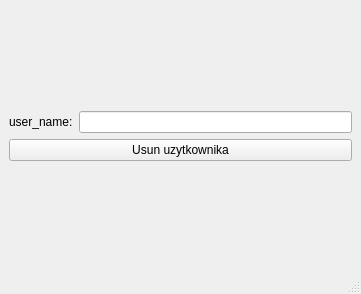
<?xml version="1.0" encoding="UTF-8"?>
<ui version="4.0">
 <class>MainWindow</class>
 <widget class="QMainWindow" name="MainWindow">
  <property name="geometry">
   <rect>
    <x>0</x>
    <y>0</y>
    <width>361</width>
    <height>294</height>
   </rect>
  </property>
  <property name="windowTitle">
   <string>MainWindow</string>
  </property>
  <widget class="QWidget" name="centralwidget">
   <layout class="QVBoxLayout" name="verticalLayout_2">
    <item>
     <layout class="QVBoxLayout" name="verticalLayout">
      <item>
       <layout class="QHBoxLayout" name="horizontalLayout">
        <item>
         <widget class="QLabel" name="label">
          <property name="text">
           <string>user_name:</string>
          </property>
         </widget>
        </item>
        <item>
         <widget class="QLineEdit" name="lineEdit">
          <property name="text">
           <string/>
          </property>
         </widget>
        </item>
       </layout>
      </item>
      <item>
       <widget class="QPushButton" name="pushButton_2">
        <property name="text">
         <string>Usun uzytkownika</string>
        </property>
       </widget>
      </item>
     </layout>
    </item>
   </layout>
  </widget>
  <widget class="QMenuBar" name="menubar">
   <property name="geometry">
    <rect>
     <x>0</x>
     <y>0</y>
     <width>361</width>
     <height>22</height>
    </rect>
   </property>
  </widget>
  <widget class="QStatusBar" name="statusbar"/>
 </widget>
 <resources/>
 <connections/>
</ui>
